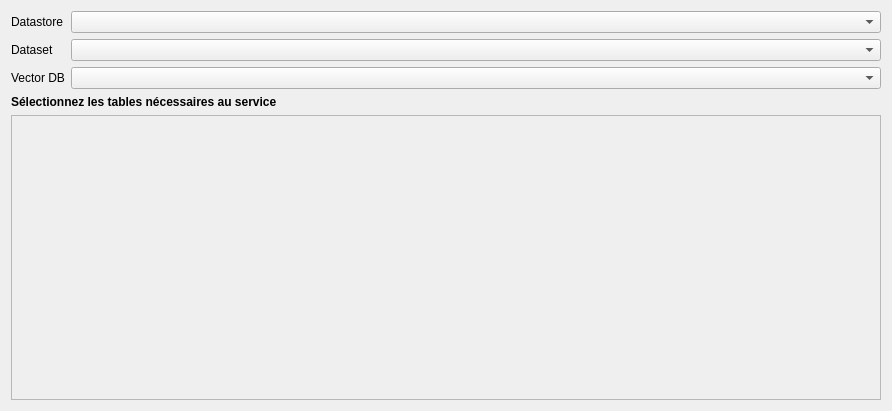
<?xml version="1.0" encoding="UTF-8"?>
<ui version="4.0">
 <class>wzp_publication_form</class>
 <widget class="QWizardPage" name="wzp_publication_form">
  <property name="geometry">
   <rect>
    <x>0</x>
    <y>0</y>
    <width>892</width>
    <height>411</height>
   </rect>
  </property>
  <property name="windowTitle">
   <string>Publication Form</string>
  </property>
  <property name="locale">
   <locale language="English" country="UnitedStates"/>
  </property>
  <layout class="QGridLayout" name="gridLayout">
   <item row="2" column="0">
    <widget class="QLabel" name="label">
     <property name="text">
      <string>Dataset</string>
     </property>
    </widget>
   </item>
   <item row="6" column="0" colspan="2">
    <widget class="QLabel" name="label_2">
     <property name="font">
      <font>
       <weight>75</weight>
       <bold>true</bold>
      </font>
     </property>
     <property name="text">
      <string>Sélectionnez les tables nécessaires au service</string>
     </property>
    </widget>
   </item>
   <item row="1" column="0">
    <widget class="QLabel" name="lbl_datastore">
     <property name="sizePolicy">
      <sizepolicy hsizetype="Fixed" vsizetype="Preferred">
       <horstretch>0</horstretch>
       <verstretch>0</verstretch>
      </sizepolicy>
     </property>
     <property name="text">
      <string>Datastore</string>
     </property>
    </widget>
   </item>
   <item row="5" column="1">
    <widget class="StoredDataComboBox" name="cbx_stored_data"/>
   </item>
   <item row="1" column="1">
    <widget class="DatastoreComboBox" name="cbx_datastore"/>
   </item>
   <item row="5" column="0">
    <widget class="QLabel" name="lbl_stored_data">
     <property name="sizePolicy">
      <sizepolicy hsizetype="Fixed" vsizetype="Preferred">
       <horstretch>0</horstretch>
       <verstretch>0</verstretch>
      </sizepolicy>
     </property>
     <property name="text">
      <string>Vector DB</string>
     </property>
    </widget>
   </item>
   <item row="7" column="0" colspan="2">
    <widget class="QScrollArea" name="scrollArea">
     <property name="widgetResizable">
      <bool>true</bool>
     </property>
     <widget class="QWidget" name="scrollAreaWidgetContents">
      <property name="geometry">
       <rect>
        <x>0</x>
        <y>0</y>
        <width>872</width>
        <height>275</height>
       </rect>
      </property>
      <layout class="QGridLayout" name="gridLayout_2">
       <item row="0" column="0">
        <layout class="QVBoxLayout" name="lyt_table_relation"/>
       </item>
       <item row="1" column="0">
        <spacer name="verticalSpacer">
         <property name="orientation">
          <enum>Qt::Vertical</enum>
         </property>
         <property name="sizeHint" stdset="0">
          <size>
           <width>20</width>
           <height>40</height>
          </size>
         </property>
        </spacer>
       </item>
      </layout>
     </widget>
    </widget>
   </item>
   <item row="2" column="1">
    <widget class="DatasetComboBox" name="cbx_dataset"/>
   </item>
  </layout>
 </widget>
 <customwidgets>
  <customwidget>
   <class>DatastoreComboBox</class>
   <extends>QComboBox</extends>
   <header>geoplateforme.gui.cbx_datastore</header>
  </customwidget>
  <customwidget>
   <class>StoredDataComboBox</class>
   <extends>QComboBox</extends>
   <header>geoplateforme.gui.cbx_stored_data</header>
  </customwidget>
  <customwidget>
   <class>DatasetComboBox</class>
   <extends>QComboBox</extends>
   <header>geoplateforme.gui.cbx_dataset</header>
  </customwidget>
 </customwidgets>
 <resources/>
 <connections/>
</ui>
